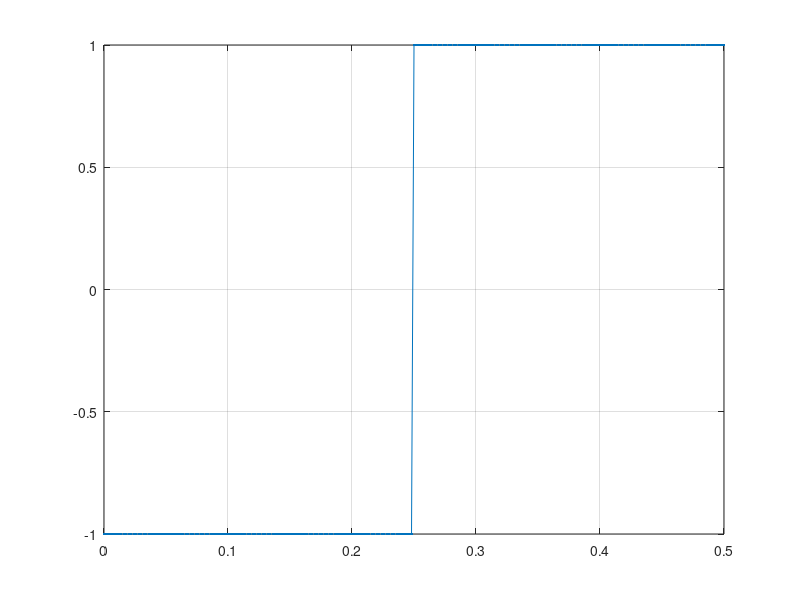

This chart was generated by the following MATLAB code:
t=0:0.002:0.5;
s=t;
n=length(s);
for i=1:1:n
    if i<=n/2
        s(i)=-1;
    else
        s(i)=1;
    end
end
plot(t,s,'.-'),grid